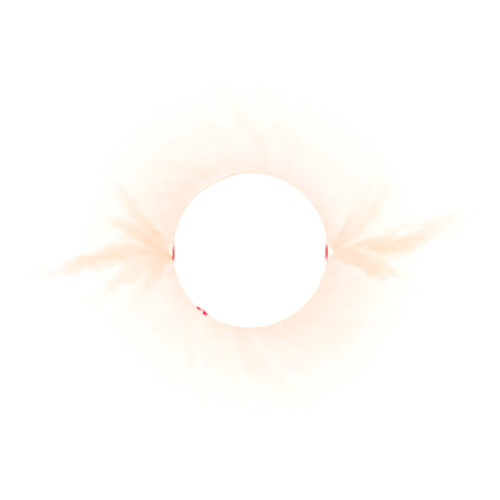
#> input picture assets/eclipse-corona.webp, 1000 x 1000 px (shown at 1/2 size)
$ python -i generar-eclipse.py   (imports and definitions only)
#> lines starting #> are read from the running program, lines starting #| are printed output that depends on the picture; after the words box and inside, x2 and y2 are one past the last pixel; in counts of white or black regions, pixels touching at a corner belong together
#!/usr/bin/env python3
"""El eclipse cinemático del hero (2026-10-12, rama `eclipse-cinematico`): tres imágenes generadas con
google/nano-banana (Replicate) y procesadas en post para que la página las use como CAPAS.

  corona   la corona de la totalidad: streamers finos y asimétricos, protuberancias en el limbo, disco negro
           centrado, cielo negro puro. Se convierte a WebP CON ALFA desde la luminancia (negro → transparente),
           así se funde con el cielo de estrellas sin `mix-blend-mode` (que adentro del stacking context del
           hero taparía el cielo con un cuadrado negro) y sin recuadro en ningún tema.
  sol      la fotósfera en luz blanca: oscurecimiento al limbo, granulación, alguna mancha. Alfa = disco.
  luna     la luna llena, textura de mares y cráteres. Alfa = disco; se tiñe al dorado de la casa en post
           (la cara iluminada de la luna viajera se ve con la luz del sol de la página, que es dorada).

Uso:
  generar-eclipse.py corona [n=4] [variante=a|b]     genera variantes en _capturas/eclipse-cinematico/gen/
  generar-eclipse.py sol [n=2]
  generar-eclipse.py luna [n=2]
  generar-eclipse.py medir <png>                       centro y radio del disco negro/claro, para alinear
  generar-eclipse.py post-corona <png> [lado=1000] [radios=3.3]   → assets/eclipse-corona.webp (+ .jpg de respaldo en negro)
  generar-eclipse.py post-sol <png> [lado=720]         → assets/eclipse-sol.webp
  generar-eclipse.py post-luna <png> [lado=720]        → assets/eclipse-luna.webp
  generar-eclipse.py hoja <salida.png> <a.png> <b.png> [...]    hoja de contacto para elegir mirando

Precio leído de Replicate el 2026-10-11: nano-banana US$ 0,039 por imagen (salida 1024×1024). Las variantes
no se commitean; lo elegido se exporta a assets/. Token en ~/.credentials/replicate.env.

Lo que quedó hecho (2026-10-12, rama `eclipse-cinematico`; detalle en CONTENIDO.md §0.1 y §0.3):
  corona   4 × `corona-a` (astrofoto pura, blanca y fría) + 4 × `corona-b` (cine, blanco-dorado a ámbar). Elegida
           corona-b-4 → `post-corona corona-b-4.png 1000 3.3` → assets/eclipse-corona.webp (150 KB, r/lado = 0,1515)
           + eclipse-corona.jpg (37 KB, la toma sobre negro, de respaldo). nano-banana hizo el disco al 24 % del
           cuadro, no al 40 % pedido: el post lo mide y no depende de eso.
  sol      2 variantes; elegida sol-2 (más oscurecimiento al limbo) → assets/eclipse-sol.webp (20 KB, r/lado = 0,4873).
  luna     2 variantes; elegida luna-1 (mares más ricos) → assets/eclipse-luna.webp (22 KB, r/lado = 0,4873). El tinte
           (150,118,70)→(255,250,232) es el segundo: el primero, con mares marrones, daba una bola oliva sobre papel.
  costo    12 imágenes, US$ 0,47. Variantes y hojas de contacto en _capturas/eclipse-cinematico/gen/ (ignorado).
  página   v5/index.html: #sis-corona-img (177,6 % del wrap = 91,5/0,1515 unidades de 340), <image> del sol de 190,85
           unidades (93/0,4873) y de la luna viajera de 2,052 (1/0,4873). Si cambia el radio medido, cambian esos tres.
"""
import base64, json, os, sys, time, urllib.request, pathlib, concurrent.futures, subprocess

TOKEN = None
# [3 lines not run here, left out]

RAIZ = pathlib.Path(__file__).resolve().parent.parent
ASSETS = RAIZ / "assets"
# las variantes caen en el repo principal (ignorado), aunque el script corra desde un worktree
OUT = pathlib.Path("/Users/tano/dev/RIALabs/Proyectos/RIA/_capturas/eclipse-cinematico/gen")
# [1 line not run here, left out]
PRECIO = 0.039

# ── prompts ─────────────────────────────────────────────────────────────────────────────────────────
NEGATIVO = ("Pure black sky with no stars, no landscape, no clouds, no lens flare, no text, no watermark, "
            "no caption, no frame, no vignette.")

PROMPTS = {
    # a: astrofotografía pura, HDR compuesto (lo que se ve en una buena foto de totalidad)
    "corona-a": (
        "Astrophotography of a total solar eclipse at the exact moment of totality. The Moon is a perfectly round, "
        "perfectly black disc exactly centered in the square frame, its diameter about 40% of the frame width. "
        "Around it the real solar corona: fine, filamentous, asymmetric streamers — long helmet streamers tapering "
        "far out toward the solar equator on the left and right, short bristling polar plumes at the top and bottom — "
        "with delicate white-gold light that fades smoothly into pure black. Two or three tiny red-pink prominences "
        "on the lunar limb. High dynamic range composite shot through a long telephoto lens, razor sharp, cinematic, "
        "photorealistic. " + NEGATIVO),
    # b: la misma escena con la temperatura de la casa (dorado) y más dramatismo de cine
    "corona-b": (
        "Cinematic photograph of a total solar eclipse at totality, as seen through a long telephoto lens on a cinema "
        "camera. A perfectly black circular Moon disc sits exactly in the center of the square frame, about 40% of the "
        "frame width in diameter. The solar corona surrounds it: intricate, thread-like streamers radiating outward, "
        "longer and asymmetric along the horizontal axis, shorter feathery plumes near the poles, every filament "
        "resolved, warm golden-white light near the limb fading to amber and then to pure black far out. A few small "
        "red prominences glow on the edge of the disc. Deep contrast, true black background, no stars. Photorealistic, "
        "high dynamic range, no grain. " + NEGATIVO),
    "sol": (
        "The Sun photographed in white light through a solar telescope with a Herschel wedge: a perfectly round disc "
        "exactly centered, its diameter about 72% of the square frame. Pale golden-white photosphere with realistic "
        "limb darkening (noticeably darker and more orange toward the edge), fine granulation texture, two or three "
        "small sunspot groups with umbra and penumbra, a crisp sharp edge, on a pure black background. No glare, no "
        "corona, no rays, no stars, no text, no watermark. Photorealistic astrophotography."),
    "luna": (
        "The full Moon photographed through a telescope: a perfectly round disc exactly centered, its diameter about "
        "80% of the square frame. Sharp maria, craters and ray systems with realistic detail, neutral grey tones, "
        "evenly lit with no terminator and no shadow, crisp edge, on a pure black background. No stars, no text, no "
        "watermark, no glow. Photorealistic astrophotography."),
}

# ── Replicate ───────────────────────────────────────────────────────────────────────────────────────
# [32 lines left out: functions predecir, correr, not called in this run]

# ── post (PIL puro: en esta máquina no hay numpy, y el script tiene que correr donde corre la captura) ──
from PIL import Image, ImageChops, ImageDraw, ImageMath, ImageOps

def _max_canal(im):
    r, g, b = im.convert("RGB").split()
    return ImageChops.lighter(ImageChops.lighter(r, g), b)

def medir_disco(im, oscuro=True, umbral=14):
    """Centro y radio del disco (negro si oscuro=True, claro si no) que contiene el centro de la imagen.
    Flood fill desde el centro sobre la máscara umbralizada; el radio sale del área (robusto a bordes
    irregulares) y el centro del bbox (el disco es redondo). Si el relleno se escapa al cielo, avisa."""
    mx = _max_canal(im)
    m = mx.point(lambda v: 255 if ((v < umbral) if oscuro else (v >= umbral)) else 0)
    w, h = m.size
    if m.getpixel((w // 2, h // 2)) != 255:
        raise SystemExit("el centro de la imagen no cae en el disco")
    ImageDraw.floodfill(m, (w // 2, h // 2), 128)
    sel = m.point(lambda v: 255 if v == 128 else 0)
    x0, y0, x1, y1 = sel.getbbox()
    n = sel.histogram()[255]
    cx, cy, r = (x0 + x1 - 1) / 2, (y0 + y1 - 1) / 2, (n / 3.141592653589793) ** 0.5
    if r > 0.45 * min(w, h):
        raise SystemExit(f"el disco se escapa al cielo (r={r:.0f}): subir/bajar el umbral")
    return cx, cy, r

def _recentrar(im, cx, cy, lado):
    """Recorta un cuadrado de `lado` centrado en (cx, cy); lo que falta se rellena con negro."""
    out = Image.new("RGB", (lado, lado), (0, 0, 0))
    x0, y0 = round(cx - lado / 2), round(cy - lado / 2)
    out.paste(im.convert("RGB"), (-x0, -y0))
    return out

def _radial(lado):
    """Distancia al centro normalizada (1 = semilado), como imagen L en 0..181 (Image.radial_gradient
    devuelve dist·√2 sobre 256 px: 181 en el medio de un lado, 255 en la esquina)."""
    return Image.radial_gradient("L").resize((lado, lado), Image.BILINEAR)

# [6 lines left out: function _disco_aa, not called in this run]

def _despremultiplicar(sq, alpha):
    """color = color·255/alfa donde alfa>0 (ImageMath divide enteros y da 0 si alfa=0)."""
    a = alpha.convert("I")
    bandas = []
    for c in sq.split():
        bandas.append(ImageMath.lambda_eval(lambda d: d["convert"](d["min"](d["c"] * 255 / d["a"], 255), "L"),
                                            c=c.convert("I"), a=a))
    return bandas

def _webp(rgba, dest, q=82, aq=90):
    tmp = OUT / ("_" + dest.stem + "-rgba.png")
    rgba.save(tmp)
    subprocess.run(["/opt/homebrew/bin/cwebp", "-quiet", "-q", str(q), "-alpha_q", str(aq), "-m", "6", str(tmp), "-o", str(dest)], check=True)
    return dest.stat().st_size // 1024

def post_corona(src, lado=1000, radios=3.3):
    """Corona → WebP con alfa. El disco negro queda centrado; la imagen se recorta a un cuadrado que
    incluye toda la corona que haya, y el alfa sale de la luminancia (canal máximo), des-premultiplicando
    el color para que compuesta en normal sobre negro dé exactamente la foto. Un feather radial lleva el
    alfa a cero antes del borde del cuadrado, así nunca se ve el recorte. Imprime el radio del disco
    relativo al lado, que es el número que la página necesita para escalarla."""
#> called with src = '../assets/eclipse-corona.webp', lado = 1000, radios = 3.3
    im = Image.open(src).convert("RGB")
    cx, cy, r = medir_disco(im)
#> in medir_disco, `m = mx.point(lambda v: 255 if ((v < umbral) if oscuro else (v >= umbra..`:
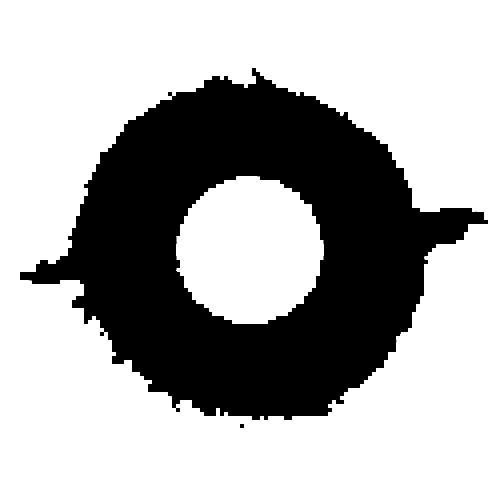
#> m: PIL image 1000x1000 L (shown at 1/2 size); 68.5% white; 2 black regions, box (x1, y1, x2, y2) and area: (40, 136, 976, 840) 314929, (480, 848, 488, 856) 64
#> in medir_disco, `sel = m.point(lambda v: 255 if v == 128 else 0)`:
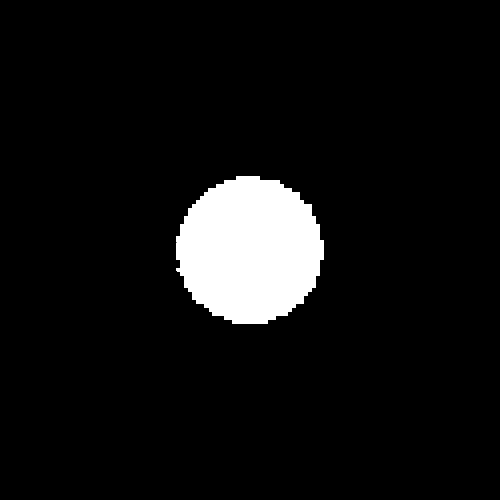
#> sel: PIL image 1000x1000 L (shown at 1/2 size); 6.8% white; 1 white region, box (x1, y1, x2, y2) and area: (352, 352, 648, 648) 67636
#> in medir_disco, `x0, y0, x1, y1 = sel.getbbox()`: x0 = 352; x1 = 648
#> in medir_disco, `n = sel.histogram()[255]`: n = 67636
#> in medir_disco, `cx, cy, r = (x0 + x1 - 1) / 2, (y0 + y1 - 1) / 2, (n / 3.1415926535897..`: cx = 499.5; r = 146.7
#> cx = 499.5; cy = 499.5; r = 146.7
    w, h = im.size
#> w = 1000; h = 1000
    half = r * radios   # el cuadrado abarca `radios` radios de disco; lo que falte se rellena en negro
#> half = 484.2
    sq = _recentrar(im, cx, cy, int(round(half * 2))).resize((lado, lado), Image.LANCZOS)
#> in _recentrar, `out = Image.new("RGB", (lado, lado), (0, 0, 0))`: out: PIL image 968x968 RGB; every value is 0
#> in _recentrar, `x0, y0 = round(cx - lado / 2), round(cy - lado / 2)`: x0 = 16
#> in _recentrar, `out.paste(im.convert("RGB"), (-x0, -y0))`:
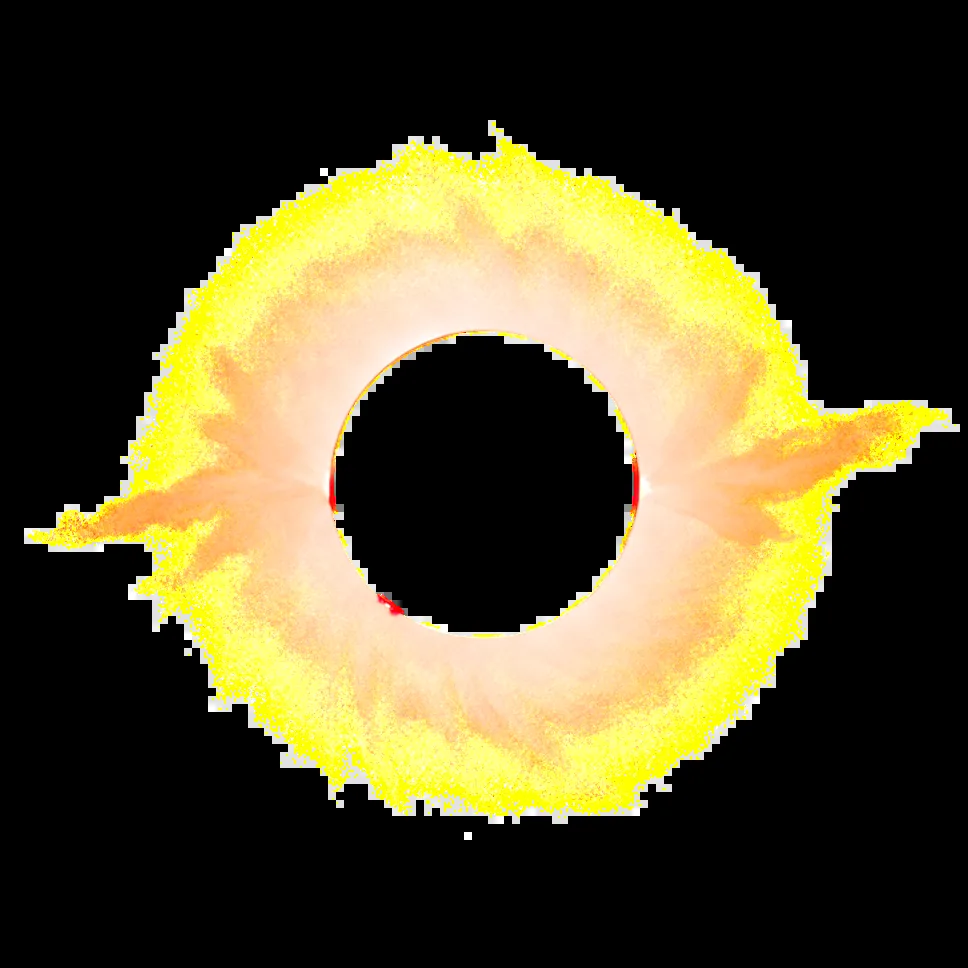
#> out: PIL image 968x968 RGB; mean R, G, B 84.5, 77.1, 44.1
    rr = r / (half * 2) * lado
#> rr = 151.5
    # alfa = canal máximo, con el ruido del negro (≤ 2,5 %) a cero
    alpha = _max_canal(sq).point(lambda v: 0 if v <= 6 else min(255, round((v - 6) * 255 / 249)))
#> in _max_canal (call 2), `r, g, b = im.convert("RGB").split()`:
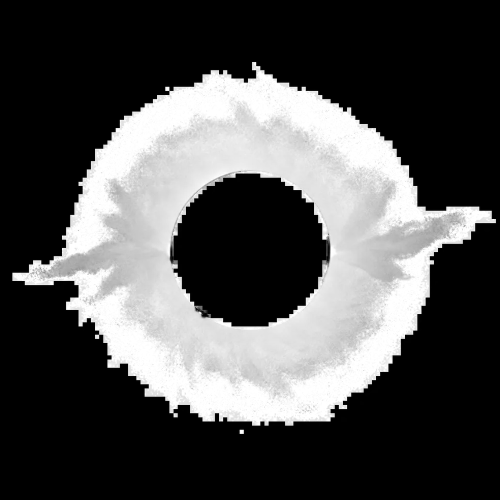
#> g: PIL image 1000x1000 L (shown at 1/2 size); min 0, max 255, mean 77.2
#> in _max_canal (call 2), `r, g, b = im.convert("RGB").split()`:
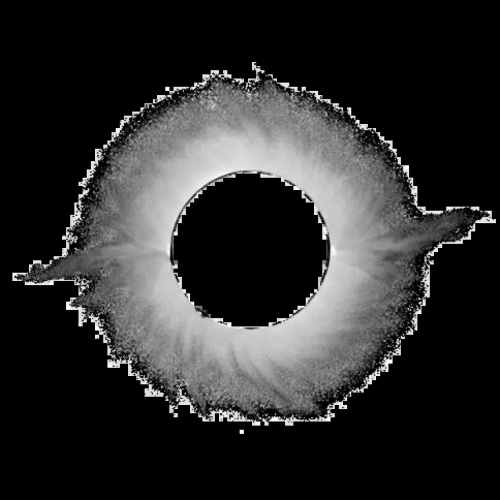
#> b: PIL image 1000x1000 L (shown at 1/2 size); min 0, max 255, mean 44.1
    # feather radial: de 0,86 a 1,0 del semilado el alfa baja a cero, suave (smoothstep)
    def fth(v):
        t = max(0.0, min(1.0, (1.0 - v / 181.02) / 0.14))
        return round(255 * t * t * (3 - 2 * t))
    alpha = ImageChops.multiply(alpha, _radial(lado).point(fth))
    # el disco de la luna también a cero (la página dibuja su propia luna encima)
    ImageDraw.Draw(alpha).ellipse([lado / 2 - rr * 0.985, lado / 2 - rr * 0.985, lado / 2 + rr * 0.985, lado / 2 + rr * 0.985], fill=0)
    rgba = Image.merge("RGBA", _despremultiplicar(sq, alpha) + [alpha])
#> in _despremultiplicar, `a = alpha.convert("I")`:
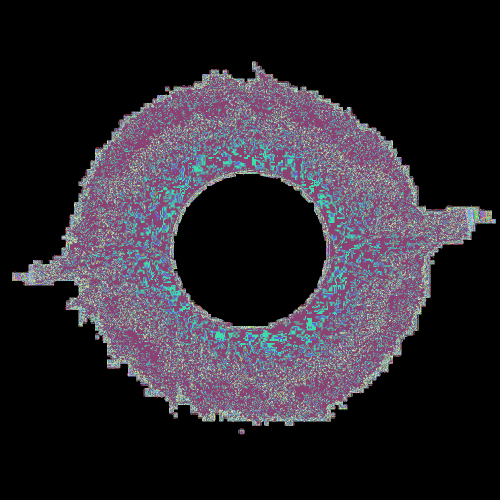
#> a: PIL image 1000x1000 I (shown at 1/2 size); 256 distinct labels, from 0 to 255; one colour per label, 0 black
#> the loop in _despremultiplicar, `for c in sq.split():` made 3 passes
#> after the loop in _despremultiplicar, `for c in sq.split():`: bandas = 3 items
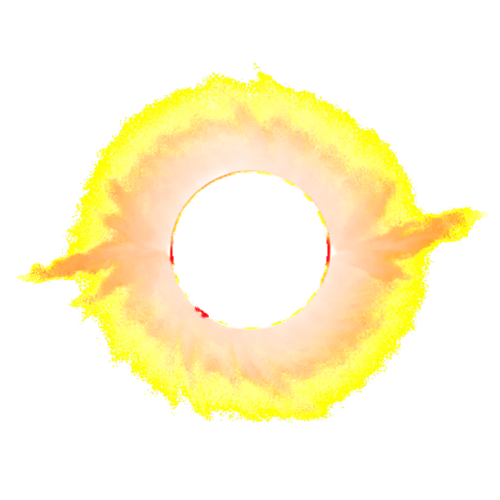
#> rgba: PIL image 1000x1000 RGBA (shown at 1/2 size); mean R, G, B, A 86.4, 78.8, 45.5, 84.3; transparent parts drawn white
    dest = ASSETS / "eclipse-corona.webp"
    kb = _webp(rgba, dest)
#> kb = 149
    jpg = ASSETS / "eclipse-corona.jpg"
    sq.save(jpg, "JPEG", quality=86, progressive=True, optimize=True)
    print(f"disco: centro ({cx:.1f},{cy:.1f}) r={r:.1f} px en el original; en el cuadrado de {lado}: r={rr:.1f} "
          f"→ r/lado = {rr / lado:.4f}")
#| disco: centro (499.5,499.5) r=146.7 px en el original; en el cuadrado de 1000: r=151.5 → r/lado = 0.1515
    print(f"{dest} {kb} KB · {jpg} {jpg.stat().st_size // 1024} KB")
#| assets/eclipse-corona.webp 149 KB · assets/eclipse-corona.jpg 73 KB
    return rr / lado

# [23 lines left out: functions _post_disco, hoja, not called in this run]

# [21 lines not run here, left out]

>>> result = post_corona('../assets/eclipse-corona.webp')
#> result = 0.152
